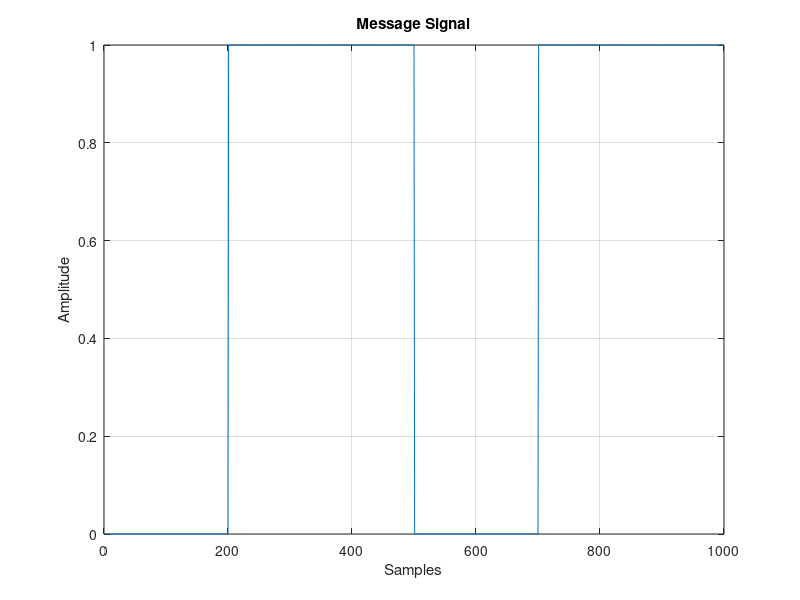
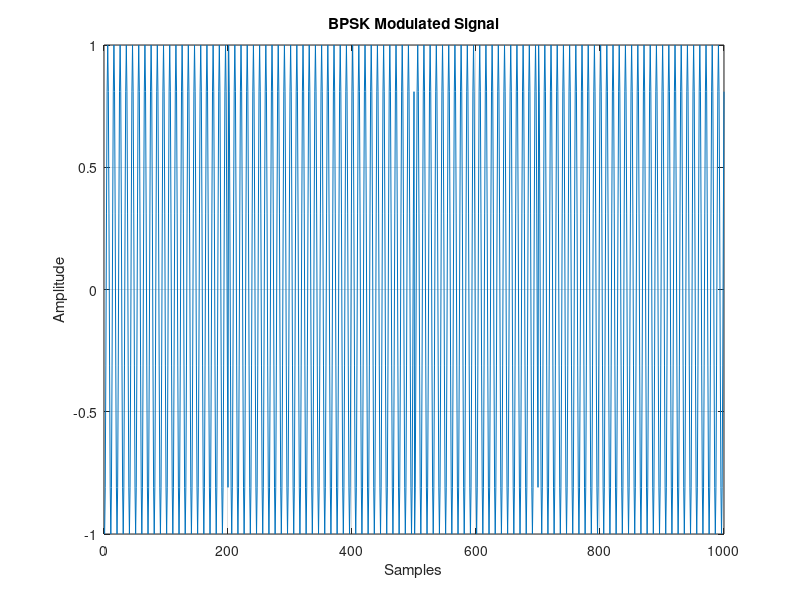
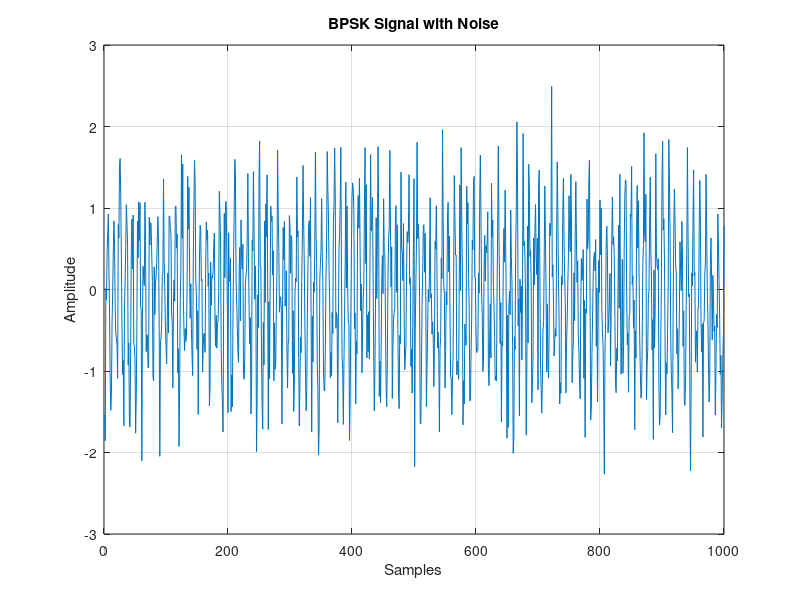
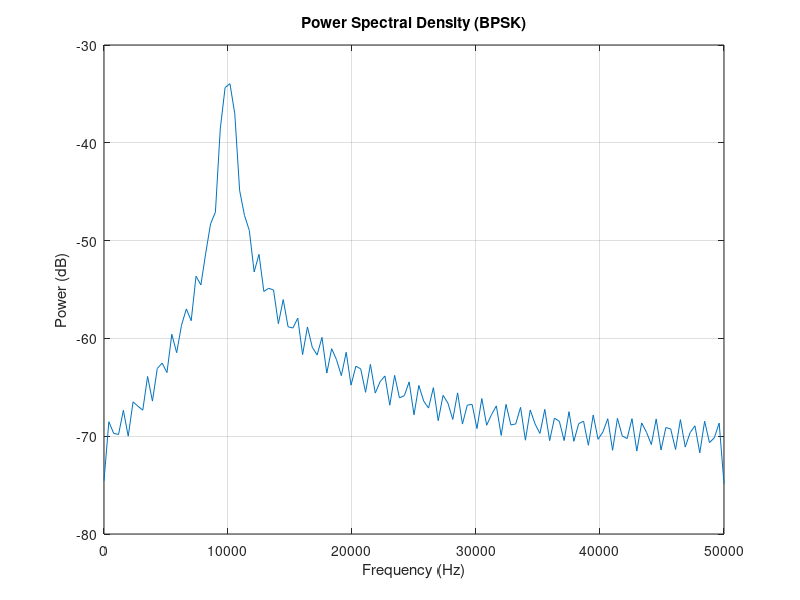

Source code (MATLAB) for these figures, in order:
clc;
clear;
close all;

%% -----------------------------
% PARAMETERS
%% -----------------------------
N = 100;              % Number of bits
bit_rate = 1000;      % 1 kbps
fc = 10000;           % Carrier frequency (10 kHz)
fs = 100000;          % Sampling frequency (100 kHz)
Tb = 1/bit_rate;      

t = 0:1/fs:N*Tb - 1/fs;

%% -----------------------------
% MESSAGE SIGNAL
%% -----------------------------
bits = randi([0 1], 1, N);
message = repelem(bits, fs*Tb);

%% -----------------------------
% BPSK MODULATION
%% -----------------------------
carrier = cos(2*pi*fc*t);
bpsk = (2*message - 1) .* carrier;

%% -----------------------------
% ADD NOISE (AWGN)
%% -----------------------------
noise = 0.5 * randn(size(bpsk));
bpsk_noisy = bpsk + noise;

%% -----------------------------
% M-FSK MODULATION (M = 4)
%% -----------------------------
M = 4;
freqs = fc + (0:M-1)*1000;
symbols = randi([0 M-1], 1, N);

fsk = zeros(size(t));

for i = 1:N
    idx_start = (i-1)*fs*Tb + 1;
    idx_end = i*fs*Tb;
    fsk(idx_start:idx_end) = cos(2*pi*freqs(symbols(i)+1) .* t(idx_start:idx_end));
end

% Add noise
fsk_noisy = fsk + 0.5*randn(size(fsk));

%% -----------------------------
% PSD (BPSK)
%% -----------------------------
[psd, f_psd] = pwelch(bpsk, [], [], [], fs);

%% -----------------------------
% DEMODULATION (BPSK)
%% -----------------------------
demod = bpsk_noisy .* carrier;
recovered_bits = demod > 0;

%% -----------------------------
% PLOTS (SEPARATE FIGURES)
%% -----------------------------

% 1. Message Signal
figure;
plot(message(1:1000));
title('Message Signal');
xlabel('Samples');
ylabel('Amplitude');
grid on;

% 2. BPSK Modulated Signal
figure;
plot(bpsk(1:1000));
title('BPSK Modulated Signal');
xlabel('Samples');
ylabel('Amplitude');
grid on;

% 3. BPSK + Noise
figure;
plot(bpsk_noisy(1:1000));
title('BPSK Signal with Noise');
xlabel('Samples');
ylabel('Amplitude');
grid on;

% 4. PSD of BPSK
figure;
plot(f_psd, 10*log10(psd));
title('Power Spectral Density (BPSK)');
xlabel('Frequency (Hz)');
ylabel('Power (dB)');
grid on;

% 5. Constellation Diagram (BPSK)
figure;
scatter(bpsk_noisy(1:2000), zeros(1,2000));
title('Constellation Diagram (BPSK)');
xlabel('In-phase');
ylabel('Quadrature');
grid on;

% 6. M-FSK Signal
figure;
plot(fsk(1:1000));
title('M-FSK Signal (M = 4)');
xlabel('Samples');
ylabel('Amplitude');
grid on;

% 7. M-FSK + Noise
figure;
plot(fsk_noisy(1:1000));
title('M-FSK Signal with Noise');
xlabel('Samples');
ylabel('Amplitude');
grid on;
